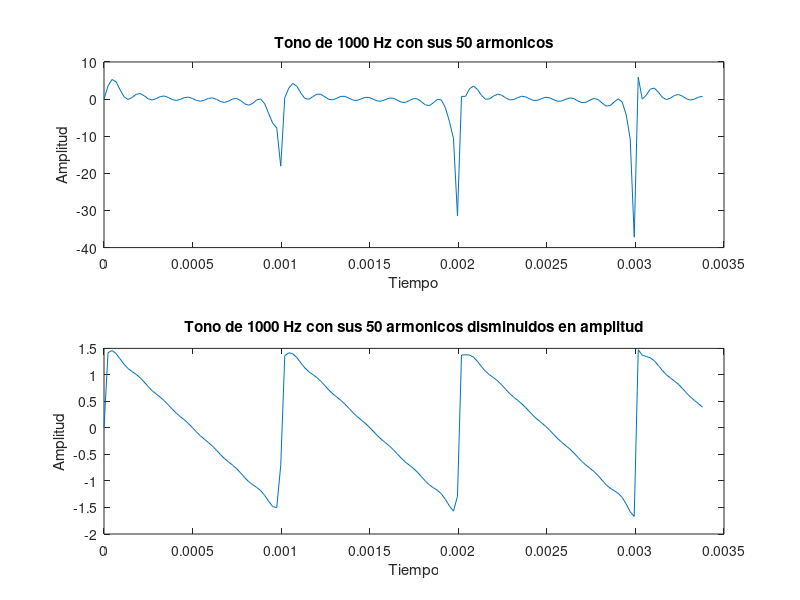
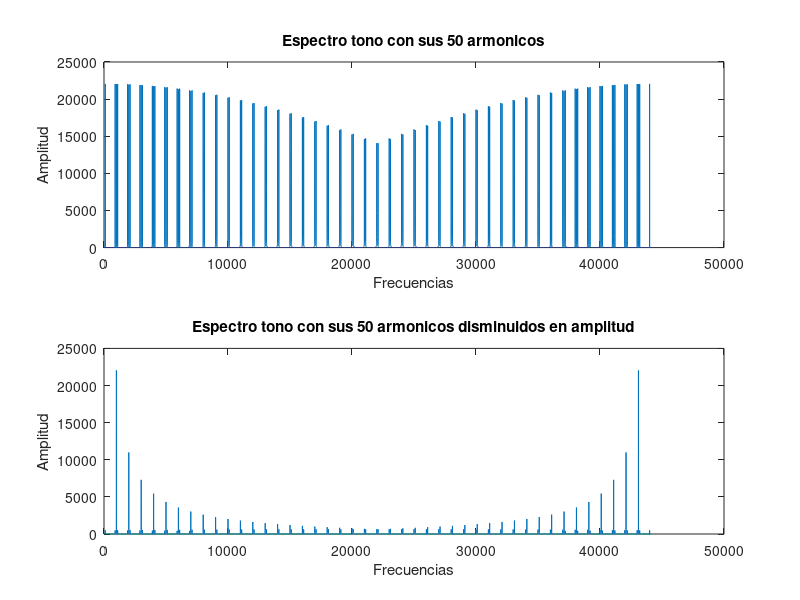
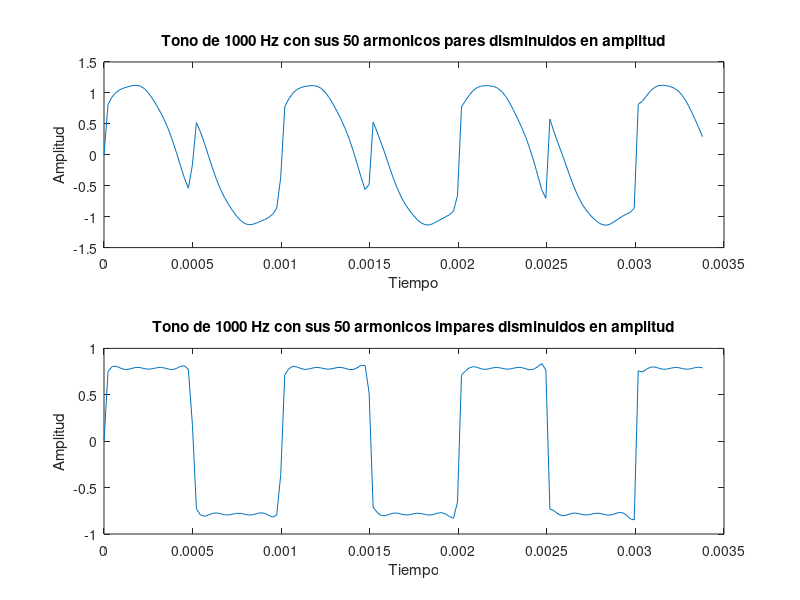
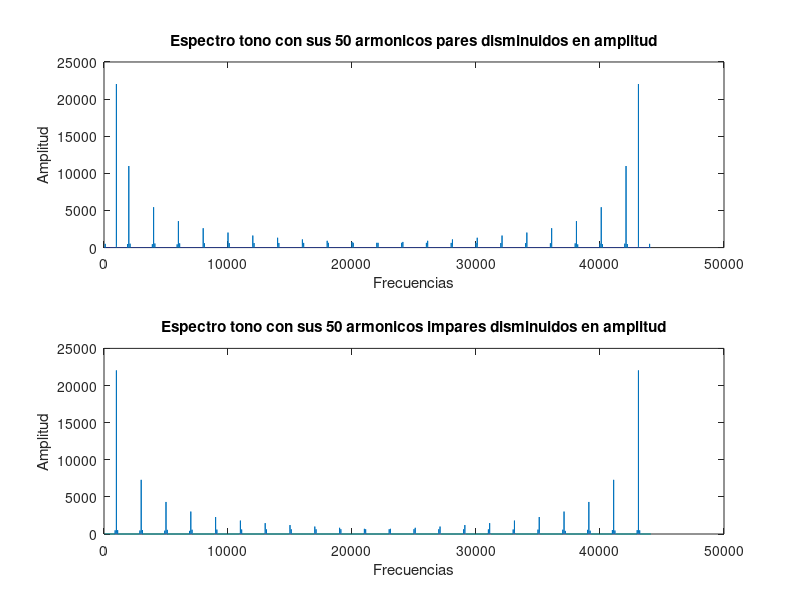

The MATLAB source for these figures, in order:
%%%%%%% SONIDOS ARMONICOS %%%%%%%%%%%%%%

fs=44100;
tiempos=0:1/fs:1;
f_fund=1000;
tono=sin(2*pi*f_fund*tiempos);

%%% Generamos el tono de 1000 Hz y le sumamos sus 50 primeros armonicos
tono1=tono;

for i=2:51
    muestras=sin(i*2*pi*f_fund*tiempos);
    tono1=tono1+muestras;
end

%%% Generamos el tono de 1000 Hz y le sumamos sus 50 primeros armonicos con
%%% amplitud disminuida
tono2=tono;

for i=2:51
    muestras=sin(i*2*pi*f_fund*tiempos)/i;
    tono2=tono2+muestras;
end


%%% Representamos los tonos con sus armonicos
figure;
subplot(2,1,1)
plot (tiempos(1:150),tono1(1:150));
xlabel('Tiempo');
ylabel('Amplitud');
title('Tono de 1000 Hz con sus 50 armonicos');
subplot(2,1,2)
plot (tiempos(1:150),tono2(1:150));
xlabel('Tiempo');
ylabel('Amplitud');
title('Tono de 1000 Hz con sus 50 armonicos disminuidos en amplitud');


%%% Calculamos los espectros
fourier1=fft(tono1);
f1=44100*(0:1:length(fourier1)-1)/length(fourier1);

fourier2=fft(tono2);
f2=44100*(0:1:length(fourier2)-1)/length(fourier2);

%%% Representamos los espectros
figure;
subplot(2,1,1);
plot(f1,abs(fourier1));
title('Espectro tono con sus 50 armonicos');
xlabel('Frecuencias');
ylabel('Amplitud');
subplot(2,1,2);
plot(f2,abs(fourier2));
title('Espectro tono con sus 50 armonicos disminuidos en amplitud');
xlabel('Frecuencias');
ylabel('Amplitud');



%%% ARMONICOS PARES E IMPARES %%%

%%% Armonicos pares
tono3=tono;

for i=2:2:51
    muestras=sin(i*2*pi*f_fund*tiempos)/i;
    tono3=tono3+muestras;
end

%%% Armonicos impares
tono4=tono;

for i=3:2:51
    muestras=sin(i*2*pi*f_fund*tiempos)/i;
    tono4=tono4+muestras;
end

%%% Representamos los tonos con sus armonicos pares e impares
figure;
subplot(2,1,1)
plot (tiempos(1:150),tono3(1:150));
xlabel('Tiempo');
ylabel('Amplitud');
title('Tono de 1000 Hz con sus 50 armonicos pares disminuidos en amplitud');
subplot(2,1,2)
plot (tiempos(1:150),tono4(1:150));
xlabel('Tiempo');
ylabel('Amplitud');
title('Tono de 1000 Hz con sus 50 armonicos impares disminuidos en amplitud');

%%% Calculamos los espectros
fourier3=fft(tono3);
f3=44100*(0:1:length(fourier3)-1)/length(fourier3);

fourier4=fft(tono4);
f4=44100*(0:1:length(fourier4)-1)/length(fourier4);

%%% Representamos los espectros
figure;
subplot(2,1,1);
plot(f3,abs(fourier3));
title('Espectro tono con sus 50 armonicos pares disminuidos en amplitud');
xlabel('Frecuencias');
ylabel('Amplitud');
subplot(2,1,2);
plot(f4,abs(fourier4));
title('Espectro tono con sus 50 armonicos impares disminuidos en amplitud');
xlabel('Frecuencias');
ylabel('Amplitud');
